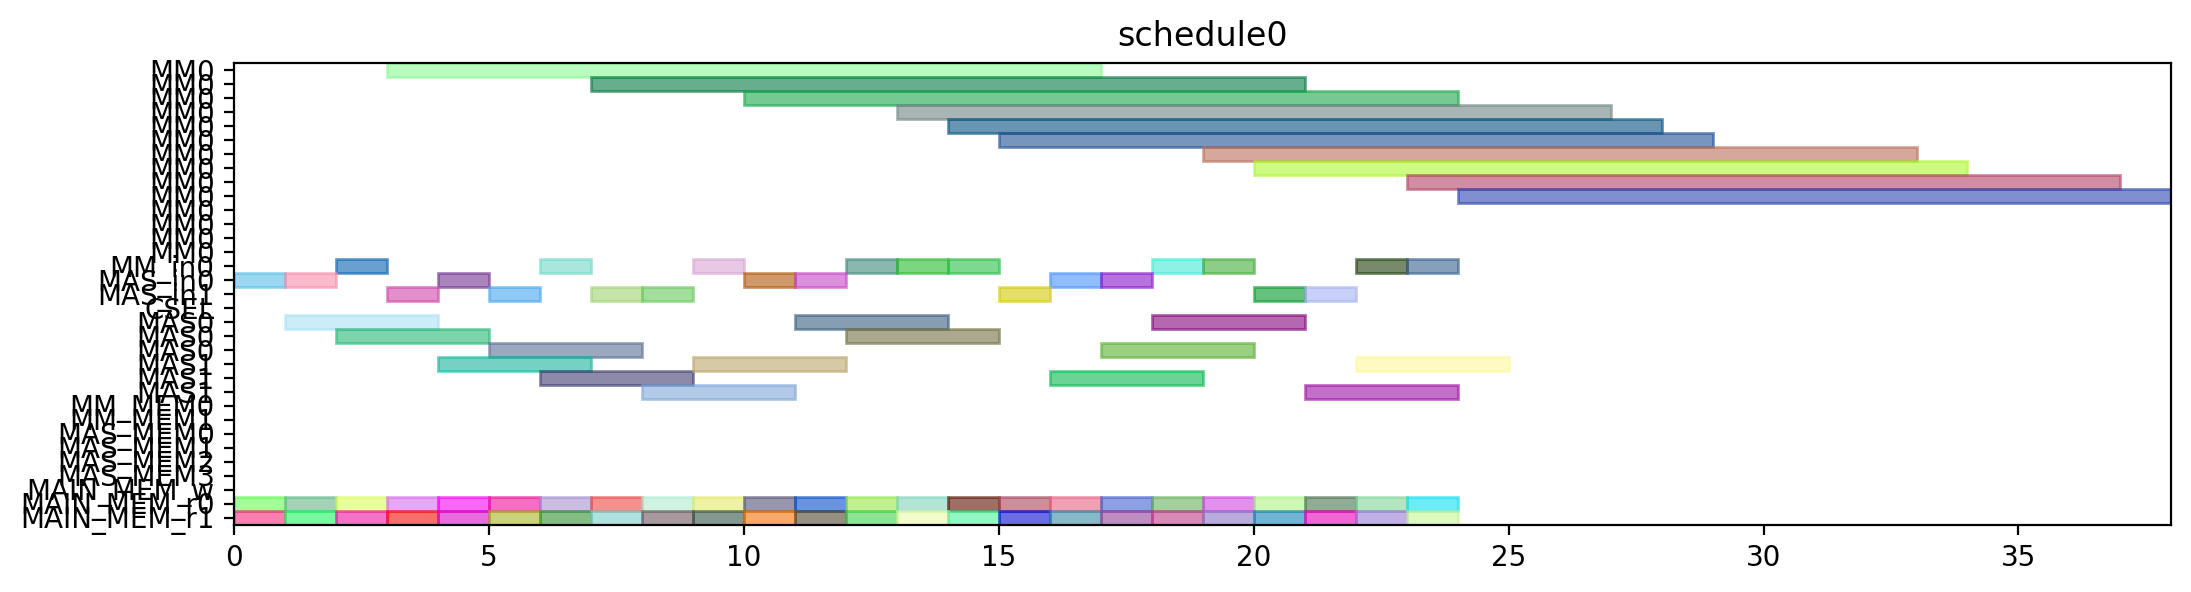

Reproduce this figure in Python.
from pyschedule import Scenario, solvers, plotters, alt


def solve():
	horizon = 120
	S = Scenario("schedule0", horizon=horizon)

	# resource
	MM = S.Resources('MM', num=1, size=14)
	MM_in = S.Resources('MM_in', num=1)
	MAS_in = S.Resources('MAS_in', num=2)
	CSEL = S.Resource('CSEL')
	MAS = S.Resources('MAS', num=2, size=3, periods=range(1, horizon))
	MM_MEM = S.Resources('MM_MEM', num=2)
	MAS_MEM = S.Resources('MAS_MEM', num=4)
	MAIN_MEM_w = S.Resource('MAIN_MEM_w', size=1)
	MAIN_MEM_r = S.Resources('MAIN_MEM_r', num=2)

	# result of previous scheduling

	# new tasks
	t0_t0 = S.Task('t0_t0', length=3, delay_cost=1)
	t0_t0 += alt(MAS)
	t0_t0_in = S.Task('t0_t0_in', length=1, delay_cost=1)
	t0_t0_in += alt(MAS_in)
	S += t0_t0_in*MAS_in[0]<=t0_t0*MAS[0]

	S += t0_t0_in*MAS_in[1]<=t0_t0*MAS[1]

	t0_t0_mem0 = S.Task('t0_t0_mem0', length=1, delay_cost=1)
	t0_t0_mem0 += MAIN_MEM_r[0]
	S += t0_t0_mem0 <= t0_t0

	t0_t0_mem1 = S.Task('t0_t0_mem1', length=1, delay_cost=1)
	t0_t0_mem1 += MAIN_MEM_r[1]
	S += t0_t0_mem1 <= t0_t0

	t0_t1 = S.Task('t0_t1', length=3, delay_cost=1)
	t0_t1 += alt(MAS)
	t0_t1_in = S.Task('t0_t1_in', length=1, delay_cost=1)
	t0_t1_in += alt(MAS_in)
	S += t0_t1_in*MAS_in[0]<=t0_t1*MAS[0]

	S += t0_t1_in*MAS_in[1]<=t0_t1*MAS[1]

	t0_t1_mem0 = S.Task('t0_t1_mem0', length=1, delay_cost=1)
	t0_t1_mem0 += MAIN_MEM_r[0]
	S += t0_t1_mem0 <= t0_t1

	t0_t1_mem1 = S.Task('t0_t1_mem1', length=1, delay_cost=1)
	t0_t1_mem1 += MAIN_MEM_r[1]
	S += t0_t1_mem1 <= t0_t1

	t0_t3 = S.Task('t0_t3', length=14, delay_cost=1)
	t0_t3 += alt(MM)
	t0_t3_in = S.Task('t0_t3_in', length=1, delay_cost=1)
	t0_t3_in += alt(MM_in)
	S += t0_t3_in*MM_in[0]<=t0_t3*MM[0]
	t0_t3_mem0 = S.Task('t0_t3_mem0', length=1, delay_cost=1)
	t0_t3_mem0 += MAIN_MEM_r[0]
	S += t0_t3_mem0 <= t0_t3

	t0_t3_mem1 = S.Task('t0_t3_mem1', length=1, delay_cost=1)
	t0_t3_mem1 += MAIN_MEM_r[1]
	S += t0_t3_mem1 <= t0_t3

	t10 = S.Task('t10', length=3, delay_cost=1)
	t10 += alt(MAS)
	t10_in = S.Task('t10_in', length=1, delay_cost=1)
	t10_in += alt(MAS_in)
	S += t10_in*MAS_in[0]<=t10*MAS[0]

	S += t10_in*MAS_in[1]<=t10*MAS[1]

	t10_mem0 = S.Task('t10_mem0', length=1, delay_cost=1)
	t10_mem0 += MAIN_MEM_r[0]
	S += t10_mem0 <= t10

	t10_mem1 = S.Task('t10_mem1', length=1, delay_cost=1)
	t10_mem1 += MAIN_MEM_r[1]
	S += t10_mem1 <= t10

	t11 = S.Task('t11', length=3, delay_cost=1)
	t11 += alt(MAS)
	t11_in = S.Task('t11_in', length=1, delay_cost=1)
	t11_in += alt(MAS_in)
	S += t11_in*MAS_in[0]<=t11*MAS[0]

	S += t11_in*MAS_in[1]<=t11*MAS[1]

	t11_mem0 = S.Task('t11_mem0', length=1, delay_cost=1)
	t11_mem0 += MAIN_MEM_r[0]
	S += t11_mem0 <= t11

	t11_mem1 = S.Task('t11_mem1', length=1, delay_cost=1)
	t11_mem1 += MAIN_MEM_r[1]
	S += t11_mem1 <= t11

	t3_t0 = S.Task('t3_t0', length=14, delay_cost=1)
	t3_t0 += alt(MM)
	t3_t0_in = S.Task('t3_t0_in', length=1, delay_cost=1)
	t3_t0_in += alt(MM_in)
	S += t3_t0_in*MM_in[0]<=t3_t0*MM[0]
	t3_t0_mem0 = S.Task('t3_t0_mem0', length=1, delay_cost=1)
	t3_t0_mem0 += MAIN_MEM_r[0]
	S += t3_t0_mem0 <= t3_t0

	t3_t0_mem1 = S.Task('t3_t0_mem1', length=1, delay_cost=1)
	t3_t0_mem1 += MAIN_MEM_r[1]
	S += t3_t0_mem1 <= t3_t0

	t3_t1 = S.Task('t3_t1', length=14, delay_cost=1)
	t3_t1 += alt(MM)
	t3_t1_in = S.Task('t3_t1_in', length=1, delay_cost=1)
	t3_t1_in += alt(MM_in)
	S += t3_t1_in*MM_in[0]<=t3_t1*MM[0]
	t3_t1_mem0 = S.Task('t3_t1_mem0', length=1, delay_cost=1)
	t3_t1_mem0 += MAIN_MEM_r[0]
	S += t3_t1_mem0 <= t3_t1

	t3_t1_mem1 = S.Task('t3_t1_mem1', length=1, delay_cost=1)
	t3_t1_mem1 += MAIN_MEM_r[1]
	S += t3_t1_mem1 <= t3_t1

	t3_t2 = S.Task('t3_t2', length=3, delay_cost=1)
	t3_t2 += alt(MAS)
	t3_t2_in = S.Task('t3_t2_in', length=1, delay_cost=1)
	t3_t2_in += alt(MAS_in)
	S += t3_t2_in*MAS_in[0]<=t3_t2*MAS[0]

	S += t3_t2_in*MAS_in[1]<=t3_t2*MAS[1]

	t3_t2_mem0 = S.Task('t3_t2_mem0', length=1, delay_cost=1)
	t3_t2_mem0 += MAIN_MEM_r[0]
	S += t3_t2_mem0 <= t3_t2

	t3_t2_mem1 = S.Task('t3_t2_mem1', length=1, delay_cost=1)
	t3_t2_mem1 += MAIN_MEM_r[1]
	S += t3_t2_mem1 <= t3_t2

	t3_t3 = S.Task('t3_t3', length=3, delay_cost=1)
	t3_t3 += alt(MAS)
	t3_t3_in = S.Task('t3_t3_in', length=1, delay_cost=1)
	t3_t3_in += alt(MAS_in)
	S += t3_t3_in*MAS_in[0]<=t3_t3*MAS[0]

	S += t3_t3_in*MAS_in[1]<=t3_t3*MAS[1]

	t3_t3_mem0 = S.Task('t3_t3_mem0', length=1, delay_cost=1)
	t3_t3_mem0 += MAIN_MEM_r[0]
	S += t3_t3_mem0 <= t3_t3

	t3_t3_mem1 = S.Task('t3_t3_mem1', length=1, delay_cost=1)
	t3_t3_mem1 += MAIN_MEM_r[1]
	S += t3_t3_mem1 <= t3_t3

	t4_t0 = S.Task('t4_t0', length=3, delay_cost=1)
	t4_t0 += alt(MAS)
	t4_t0_in = S.Task('t4_t0_in', length=1, delay_cost=1)
	t4_t0_in += alt(MAS_in)
	S += t4_t0_in*MAS_in[0]<=t4_t0*MAS[0]

	S += t4_t0_in*MAS_in[1]<=t4_t0*MAS[1]

	t4_t0_mem0 = S.Task('t4_t0_mem0', length=1, delay_cost=1)
	t4_t0_mem0 += MAIN_MEM_r[0]
	S += t4_t0_mem0 <= t4_t0

	t4_t0_mem1 = S.Task('t4_t0_mem1', length=1, delay_cost=1)
	t4_t0_mem1 += MAIN_MEM_r[1]
	S += t4_t0_mem1 <= t4_t0

	t4_t1 = S.Task('t4_t1', length=3, delay_cost=1)
	t4_t1 += alt(MAS)
	t4_t1_in = S.Task('t4_t1_in', length=1, delay_cost=1)
	t4_t1_in += alt(MAS_in)
	S += t4_t1_in*MAS_in[0]<=t4_t1*MAS[0]

	S += t4_t1_in*MAS_in[1]<=t4_t1*MAS[1]

	t4_t1_mem0 = S.Task('t4_t1_mem0', length=1, delay_cost=1)
	t4_t1_mem0 += MAIN_MEM_r[0]
	S += t4_t1_mem0 <= t4_t1

	t4_t1_mem1 = S.Task('t4_t1_mem1', length=1, delay_cost=1)
	t4_t1_mem1 += MAIN_MEM_r[1]
	S += t4_t1_mem1 <= t4_t1

	t4_t3 = S.Task('t4_t3', length=14, delay_cost=1)
	t4_t3 += alt(MM)
	t4_t3_in = S.Task('t4_t3_in', length=1, delay_cost=1)
	t4_t3_in += alt(MM_in)
	S += t4_t3_in*MM_in[0]<=t4_t3*MM[0]
	t4_t3_mem0 = S.Task('t4_t3_mem0', length=1, delay_cost=1)
	t4_t3_mem0 += MAIN_MEM_r[0]
	S += t4_t3_mem0 <= t4_t3

	t4_t3_mem1 = S.Task('t4_t3_mem1', length=1, delay_cost=1)
	t4_t3_mem1 += MAIN_MEM_r[1]
	S += t4_t3_mem1 <= t4_t3

	t5_t0 = S.Task('t5_t0', length=14, delay_cost=1)
	t5_t0 += alt(MM)
	t5_t0_in = S.Task('t5_t0_in', length=1, delay_cost=1)
	t5_t0_in += alt(MM_in)
	S += t5_t0_in*MM_in[0]<=t5_t0*MM[0]
	t5_t0_mem0 = S.Task('t5_t0_mem0', length=1, delay_cost=1)
	t5_t0_mem0 += MAIN_MEM_r[0]
	S += t5_t0_mem0 <= t5_t0

	t5_t0_mem1 = S.Task('t5_t0_mem1', length=1, delay_cost=1)
	t5_t0_mem1 += MAIN_MEM_r[1]
	S += t5_t0_mem1 <= t5_t0

	t5_t1 = S.Task('t5_t1', length=14, delay_cost=1)
	t5_t1 += alt(MM)
	t5_t1_in = S.Task('t5_t1_in', length=1, delay_cost=1)
	t5_t1_in += alt(MM_in)
	S += t5_t1_in*MM_in[0]<=t5_t1*MM[0]
	t5_t1_mem0 = S.Task('t5_t1_mem0', length=1, delay_cost=1)
	t5_t1_mem0 += MAIN_MEM_r[0]
	S += t5_t1_mem0 <= t5_t1

	t5_t1_mem1 = S.Task('t5_t1_mem1', length=1, delay_cost=1)
	t5_t1_mem1 += MAIN_MEM_r[1]
	S += t5_t1_mem1 <= t5_t1

	t5_t2 = S.Task('t5_t2', length=3, delay_cost=1)
	t5_t2 += alt(MAS)
	t5_t2_in = S.Task('t5_t2_in', length=1, delay_cost=1)
	t5_t2_in += alt(MAS_in)
	S += t5_t2_in*MAS_in[0]<=t5_t2*MAS[0]

	S += t5_t2_in*MAS_in[1]<=t5_t2*MAS[1]

	t5_t2_mem0 = S.Task('t5_t2_mem0', length=1, delay_cost=1)
	t5_t2_mem0 += MAIN_MEM_r[0]
	S += t5_t2_mem0 <= t5_t2

	t5_t2_mem1 = S.Task('t5_t2_mem1', length=1, delay_cost=1)
	t5_t2_mem1 += MAIN_MEM_r[1]
	S += t5_t2_mem1 <= t5_t2

	t5_t3 = S.Task('t5_t3', length=3, delay_cost=1)
	t5_t3 += alt(MAS)
	t5_t3_in = S.Task('t5_t3_in', length=1, delay_cost=1)
	t5_t3_in += alt(MAS_in)
	S += t5_t3_in*MAS_in[0]<=t5_t3*MAS[0]

	S += t5_t3_in*MAS_in[1]<=t5_t3*MAS[1]

	t5_t3_mem0 = S.Task('t5_t3_mem0', length=1, delay_cost=1)
	t5_t3_mem0 += MAIN_MEM_r[0]
	S += t5_t3_mem0 <= t5_t3

	t5_t3_mem1 = S.Task('t5_t3_mem1', length=1, delay_cost=1)
	t5_t3_mem1 += MAIN_MEM_r[1]
	S += t5_t3_mem1 <= t5_t3

	t6_t0 = S.Task('t6_t0', length=14, delay_cost=1)
	t6_t0 += alt(MM)
	t6_t0_in = S.Task('t6_t0_in', length=1, delay_cost=1)
	t6_t0_in += alt(MM_in)
	S += t6_t0_in*MM_in[0]<=t6_t0*MM[0]
	t6_t0_mem0 = S.Task('t6_t0_mem0', length=1, delay_cost=1)
	t6_t0_mem0 += MAIN_MEM_r[0]
	S += t6_t0_mem0 <= t6_t0

	t6_t0_mem1 = S.Task('t6_t0_mem1', length=1, delay_cost=1)
	t6_t0_mem1 += MAIN_MEM_r[1]
	S += t6_t0_mem1 <= t6_t0

	t6_t1 = S.Task('t6_t1', length=14, delay_cost=1)
	t6_t1 += alt(MM)
	t6_t1_in = S.Task('t6_t1_in', length=1, delay_cost=1)
	t6_t1_in += alt(MM_in)
	S += t6_t1_in*MM_in[0]<=t6_t1*MM[0]
	t6_t1_mem0 = S.Task('t6_t1_mem0', length=1, delay_cost=1)
	t6_t1_mem0 += MAIN_MEM_r[0]
	S += t6_t1_mem0 <= t6_t1

	t6_t1_mem1 = S.Task('t6_t1_mem1', length=1, delay_cost=1)
	t6_t1_mem1 += MAIN_MEM_r[1]
	S += t6_t1_mem1 <= t6_t1

	t6_t2 = S.Task('t6_t2', length=3, delay_cost=1)
	t6_t2 += alt(MAS)
	t6_t2_in = S.Task('t6_t2_in', length=1, delay_cost=1)
	t6_t2_in += alt(MAS_in)
	S += t6_t2_in*MAS_in[0]<=t6_t2*MAS[0]

	S += t6_t2_in*MAS_in[1]<=t6_t2*MAS[1]

	t6_t2_mem0 = S.Task('t6_t2_mem0', length=1, delay_cost=1)
	t6_t2_mem0 += MAIN_MEM_r[0]
	S += t6_t2_mem0 <= t6_t2

	t6_t2_mem1 = S.Task('t6_t2_mem1', length=1, delay_cost=1)
	t6_t2_mem1 += MAIN_MEM_r[1]
	S += t6_t2_mem1 <= t6_t2

	t6_t3 = S.Task('t6_t3', length=3, delay_cost=1)
	t6_t3 += alt(MAS)
	t6_t3_in = S.Task('t6_t3_in', length=1, delay_cost=1)
	t6_t3_in += alt(MAS_in)
	S += t6_t3_in*MAS_in[0]<=t6_t3*MAS[0]

	S += t6_t3_in*MAS_in[1]<=t6_t3*MAS[1]

	t6_t3_mem0 = S.Task('t6_t3_mem0', length=1, delay_cost=1)
	t6_t3_mem0 += MAIN_MEM_r[0]
	S += t6_t3_mem0 <= t6_t3

	t6_t3_mem1 = S.Task('t6_t3_mem1', length=1, delay_cost=1)
	t6_t3_mem1 += MAIN_MEM_r[1]
	S += t6_t3_mem1 <= t6_t3

	t7_t0 = S.Task('t7_t0', length=14, delay_cost=1)
	t7_t0 += alt(MM)
	t7_t0_in = S.Task('t7_t0_in', length=1, delay_cost=1)
	t7_t0_in += alt(MM_in)
	S += t7_t0_in*MM_in[0]<=t7_t0*MM[0]
	t7_t0_mem0 = S.Task('t7_t0_mem0', length=1, delay_cost=1)
	t7_t0_mem0 += MAIN_MEM_r[0]
	S += t7_t0_mem0 <= t7_t0

	t7_t0_mem1 = S.Task('t7_t0_mem1', length=1, delay_cost=1)
	t7_t0_mem1 += MAIN_MEM_r[1]
	S += t7_t0_mem1 <= t7_t0

	t7_t1 = S.Task('t7_t1', length=14, delay_cost=1)
	t7_t1 += alt(MM)
	t7_t1_in = S.Task('t7_t1_in', length=1, delay_cost=1)
	t7_t1_in += alt(MM_in)
	S += t7_t1_in*MM_in[0]<=t7_t1*MM[0]
	t7_t1_mem0 = S.Task('t7_t1_mem0', length=1, delay_cost=1)
	t7_t1_mem0 += MAIN_MEM_r[0]
	S += t7_t1_mem0 <= t7_t1

	t7_t1_mem1 = S.Task('t7_t1_mem1', length=1, delay_cost=1)
	t7_t1_mem1 += MAIN_MEM_r[1]
	S += t7_t1_mem1 <= t7_t1

	t7_t2 = S.Task('t7_t2', length=3, delay_cost=1)
	t7_t2 += alt(MAS)
	t7_t2_in = S.Task('t7_t2_in', length=1, delay_cost=1)
	t7_t2_in += alt(MAS_in)
	S += t7_t2_in*MAS_in[0]<=t7_t2*MAS[0]

	S += t7_t2_in*MAS_in[1]<=t7_t2*MAS[1]

	t7_t2_mem0 = S.Task('t7_t2_mem0', length=1, delay_cost=1)
	t7_t2_mem0 += MAIN_MEM_r[0]
	S += t7_t2_mem0 <= t7_t2

	t7_t2_mem1 = S.Task('t7_t2_mem1', length=1, delay_cost=1)
	t7_t2_mem1 += MAIN_MEM_r[1]
	S += t7_t2_mem1 <= t7_t2

	t7_t3 = S.Task('t7_t3', length=3, delay_cost=1)
	t7_t3 += alt(MAS)
	t7_t3_in = S.Task('t7_t3_in', length=1, delay_cost=1)
	t7_t3_in += alt(MAS_in)
	S += t7_t3_in*MAS_in[0]<=t7_t3*MAS[0]

	S += t7_t3_in*MAS_in[1]<=t7_t3*MAS[1]

	t7_t3_mem0 = S.Task('t7_t3_mem0', length=1, delay_cost=1)
	t7_t3_mem0 += MAIN_MEM_r[0]
	S += t7_t3_mem0 <= t7_t3

	t7_t3_mem1 = S.Task('t7_t3_mem1', length=1, delay_cost=1)
	t7_t3_mem1 += MAIN_MEM_r[1]
	S += t7_t3_mem1 <= t7_t3

	solvers.mip.solve(S,msg=1,kind='CPLEX',ratio_gap=1.01)

	solution = [['hoge']*len(S.solution()[1]) for i in range(len(S.solution()))]
	for i in range(len(S.solution())):
		for j in range(len(S.solution()[i])):
			solution[i][j]=str(S.solution()[i][j])
	print(solution)

	cycles = int(solution[-1][3])

	pic_file_name = "/mnt/rose/usr1/fukuda/ABE/multiRAM_multiMAS_16mux/scheduling_result/stage14MM1_stage3MAS2/SQR012345/schedule0.png"
	if(S.solution() != []):
		plotters.matplotlib.plot(S,img_filename=pic_file_name, show_task_labels=False, fig_size=(cycles*0.25+3, 3))

	return solution
